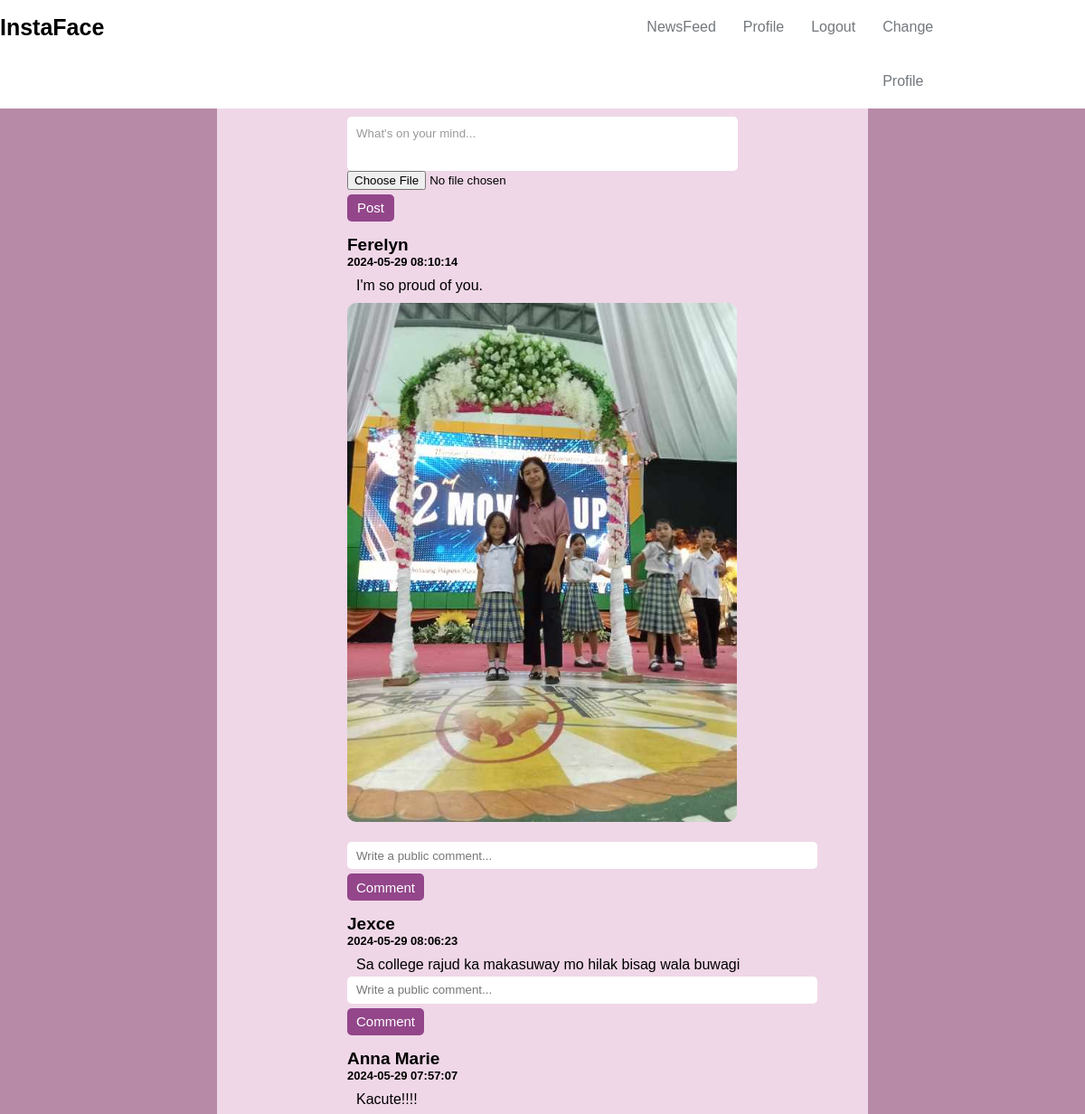
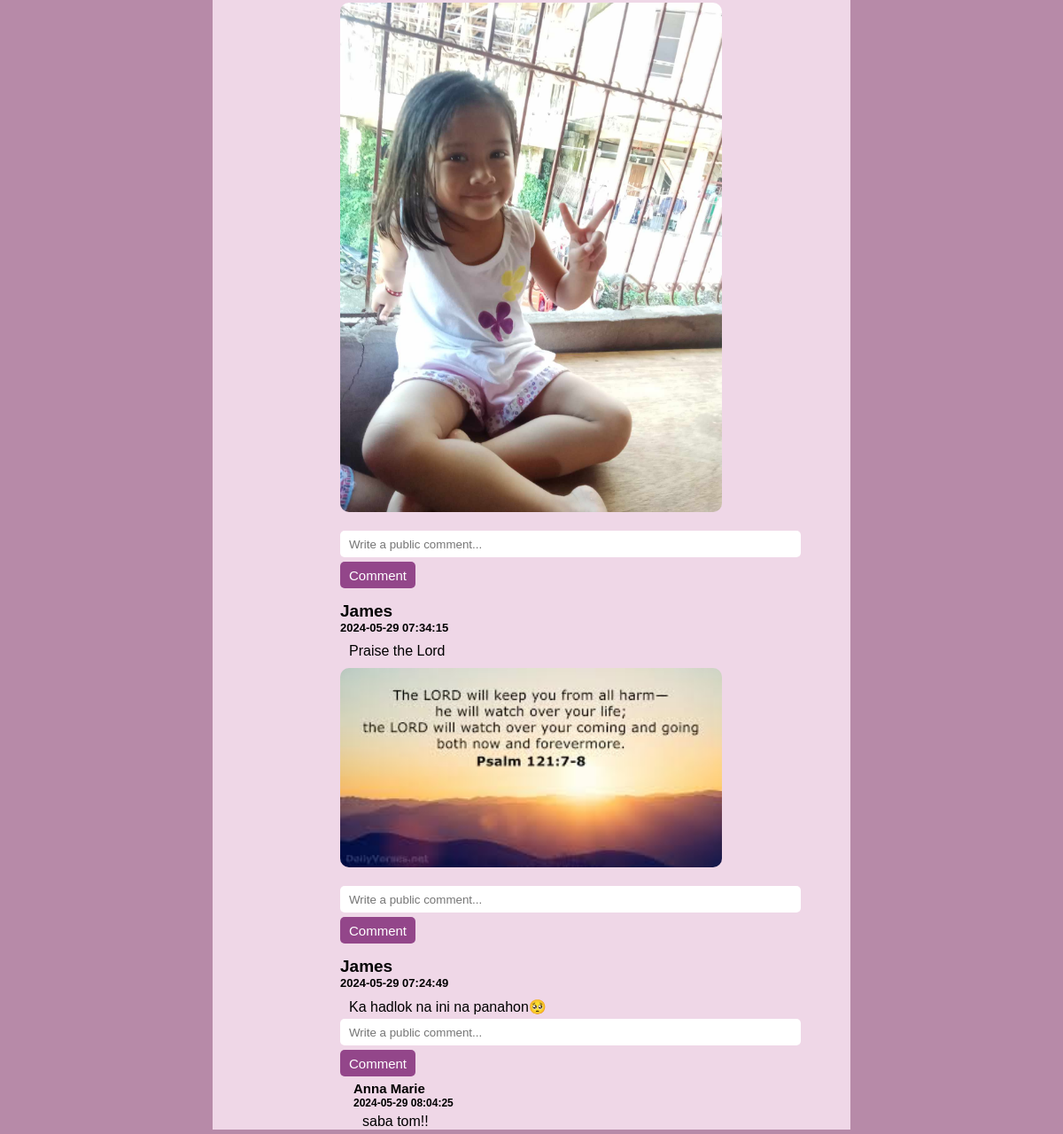
The app's page /home.php (signed in) with its own data (2 pictures, top to bottom).
### tables this page shows
CREATE TABLE `posts` (
  `id` int(11) NOT NULL,
  `user_id` int(11) NOT NULL,
  `caption` text DEFAULT NULL,
  `image` varchar(255) NOT NULL,
  `created_at` timestamp NOT NULL DEFAULT current_timestamp()
);

CREATE TABLE `users` (
  `id` int(11) NOT NULL,
  `username` varchar(255) NOT NULL,
  `email` varchar(255) NOT NULL,
  `password` varchar(255) NOT NULL,
  `created_at` timestamp NOT NULL DEFAULT current_timestamp(),
  `profile_picture` varchar(255) DEFAULT NULL,
  `cover_picture` varchar(255) DEFAULT NULL
);

CREATE TABLE `comments` (
  `id` int(11) NOT NULL,
  `user_id` int(11) NOT NULL,
  `post_id` int(11) NOT NULL,
  `comment` text DEFAULT NULL,
  `created_at` timestamp NOT NULL DEFAULT current_timestamp()
);

### home.php (the view, shortened to what this page needs)
<?php
require 'config/db.php';
include 'includes/headerhome.php';
$sql = "SELECT followed_id FROM followers WHERE follower_id = :user_id";
$stmt = $pdo->prepare($sql);
$stmt->bindParam(':user_id', $_SESSION['user_id']);
$stmt->execute();
$following = $stmt->fetchAll(PDO::FETCH_COLUMN);
$following[] = $_SESSION['user_id'];
$sql = "SELECT p.*, u.username FROM posts p LEFT JOIN users u ON p.user_id = u.id
        WHERE p.user_id IN (" . implode(',', array_fill(0, count($following), '?')) . ")
        ORDER BY p.created_at DESC";
$stmt = $pdo->prepare($sql);
$stmt->execute($following);
$posts = $stmt->fetchAll(PDO::FETCH_ASSOC);
$sql = "SELECT c.*, u.username FROM comments c LEFT JOIN users u ON c.user_id = u.id ORDER BY c.created_at DESC";
$stmt = $pdo->prepare($sql);
$stmt->execute();
$comments = $stmt->fetchAll(PDO::FETCH_ASSOC);
$groupedComments = [];
foreach ($comments as $comment) {
    $postId = $comment['post_id'];
    if (!isset($groupedComments[$postId])) {
        $groupedComments[$postId] = [];
    }
    $groupedComments[$postId][] = $comment;
}
?>
<!DOCTYPE html>
<html>
<head>
    <link rel="stylesheet" href="style/home.css">
</head>
<body>
    <div class="box">
        <div class="content">
            <form method="POST" action="" enctype="multipart/form-data">
                <div class="post-box">
                    <input type="text" name="caption" placeholder="What's on your mind...">
                    <input type="file" name="image">
                    <input type="submit" class="btn" value="Post">
                </div>
            </form>
        </div>
        <div class="container">
            <?php if (!empty($posts)): ?>
                <?php foreach ($posts as $post): ?>
                    <div class="post">
                        <b><?php echo htmlspecialchars($post['username']); ?></b>
                        <h6><?php echo htmlspecialchars($post['created_at']); ?></h6>
                        <p><?php echo htmlspecialchars($post['caption']); ?></p>
                        <?php if (!empty($post['image'])): ?>
                            <img src="<?php echo htmlspecialchars($post['image']); ?>" alt="Post Image" class="post-image"><br>
                        <?php endif; ?>
                    </div>
                    <form method="POST" action="">
                        <input type="text" name="comment" placeholder="Write a public comment...">
                        <input type="submit" class="btn" value="Comment">
                    </form>
                    <div class="comment">
                        <?php if (!empty($groupedComments[$post['id']])): ?>
                            <?php foreach ($groupedComments[$post['id']] as $comment): ?>
                                <b><?php echo htmlspecialchars($comment['username']); ?></b>
                                <h6><?php echo htmlspecialchars($comment['created_at']); ?></h6>
                                <p><?php echo htmlspecialchars($comment['comment']); ?></p>
                            <?php endforeach; ?>
                        <?php endif; ?>
                    </div>
                <?php endforeach; ?>
            <?php else: ?>
                <br><br><p>No posts to display.</p>
                <p>Add more post or</p>
                <p>Follow more friends</p>
            <?php endif; ?>
        </div>
    </div>
</body>
</html>

### includes/headerhome.php (shortened to what this page needs)
<!DOCTYPE html>
<html>
<head>
    <link rel="stylesheet" href="style/headerhome.css">
</head>
<body>
    <div class="nav">
        <div class="logo">
            <p>InstaFace</p>
        </div>
        <div class="right-links">
            <a href="home.php">NewsFeed</a>
            <a href="profile.php">Profile</a>
            <a href="logout.php">Logout</a>
            <a href="change.php">Change Profile</a>
        </div>
    </div>
</body>
</html>

### style/headerhome.css (style rules this page uses)
* { padding: 0; margin: 0; box-sizing: border-box; font-family: 'Poppins', sans-serif; }
.nav { background: #fff; display: flex; flex-direction: row; justify-content: space-around; line-height: 60px; z-index: 100; }
.nav a { color: #73787d; text-decoration: none; }
.logo { font-size: 25px; font-weight: 900; margin-right: 50%; }
.right-links { order: 1; display: flex; gap: 30px; margin-right: 200px; }

### style/home.css (style rules this page uses)
* { padding: 0; margin: 0; box-sizing: border-box; font-family: 'Poppins', sans-serif; }
body { background: #b78aa8; }
.btn { height: 30px; background: #93468a; border: 0; border-radius: 5px; color: #fff; font-size: 15px; cursor: pointer; transition: all .3s; margin-top: 5px; padding: 0px 10px; margin-right: 88%; }
.box { background: #efd7e7; margin-left: 20%; margin-right: 20%; flex-direction: column; border-radius: 0 px 30px; }
.content .post-box { display: flex; margin-left: 20%; margin-right: 20%; text-align: center; flex-direction: column; }
.content input[type="text"] { margin-top: 2%; height: 60px; padding-left: 10px; padding-bottom: 25px ; border-radius: 5px; border: 0; position: relative; }
.content input[type="text"]::placeholder { position: absolute; top: 11px; left: 5px; color: #999; outline: none; padding-left: 5px; }
.content input[type="text"], .content input[type="text"]::placeholder { outline: none; }
.post img.post-image { width: 58.7%; height: auto; border-radius: 10px; margin-top: 10px; display: block; }
.container { display: left; align-items: left; justify-content: left; min-height: 90vh; margin-left: 20%; margin-right: -22%; margin-top: 0%; }
.container input[type="text"] { margin-top: 0.5%; height: 30px; padding-left: 10px; padding-right: 45.4%; border-radius: 5px; border: 0; position: relative; }
.container input[type="text"], .container input[type="text"]::placeholder { outline: none; }
.post { margin-top: 15px; }
.post b { font-size: 19px; }
.post h6 { font-size: 13px; font-weight: 1px; }
.post p { margin-top: 10px; margin-left: 10px; }
.comment { margin-top: 5px; margin-left: 15px; }
.comment b { font-size: 15px; }
.comment h6 { font-size: 12px; font-weight: 1px; }
.container .comment p { margin-top: 5px; margin-left: 10px; margin-bottom: 5px; }

### records on screen
posts: user.username "Ferelyn", created_at "2024-05-29 08:10:14", caption "I'm so proud of you.", image (picture)
posts: user.username "Jexce", created_at "2024-05-29 08:06:23", caption "Sa college rajud ka makasuway mo hilak bisag wala buwagi"
posts: user.username "Anna Marie", created_at "2024-05-29 07:57:07", caption "Kacute!!!!", image (picture)
posts: user.username "James", created_at "2024-05-29 07:34:15", caption "Praise the Lord", image (picture)
posts: user.username "James", created_at "2024-05-29 07:24:49", caption "Ka hadlok na ini na panahon🥺"
comments: user.username "Anna Marie", created_at "2024-05-29 08:04:25", comment "saba tom!!"
